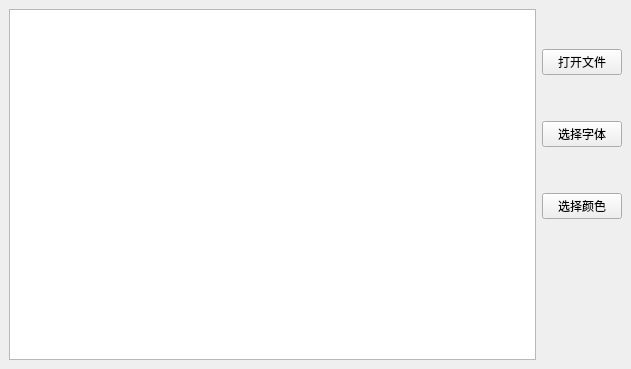
<?xml version="1.0" encoding="UTF-8"?>
<ui version="4.0">
 <class>MainWindow</class>
 <widget class="QMainWindow" name="MainWindow">
  <property name="geometry">
   <rect>
    <x>0</x>
    <y>0</y>
    <width>631</width>
    <height>369</height>
   </rect>
  </property>
  <property name="windowTitle">
   <string>MainWindow</string>
  </property>
  <widget class="QWidget" name="centralWidget">
   <layout class="QGridLayout" name="gridLayout">
    <item row="0" column="0">
     <layout class="QHBoxLayout" name="horizontalLayout">
      <item>
       <layout class="QHBoxLayout" name="horizontalLayout_2"/>
      </item>
     </layout>
    </item>
    <item row="0" column="1" rowspan="2">
     <widget class="QTextBrowser" name="textBrowser"/>
    </item>
    <item row="0" column="2">
     <layout class="QVBoxLayout" name="verticalLayout">
      <item>
       <spacer name="verticalSpacer_2">
        <property name="orientation">
         <enum>Qt::Vertical</enum>
        </property>
        <property name="sizeHint" stdset="0">
         <size>
          <width>20</width>
          <height>40</height>
         </size>
        </property>
       </spacer>
      </item>
      <item>
       <widget class="QPushButton" name="pushButton_2">
        <property name="text">
         <string>打开文件</string>
        </property>
       </widget>
      </item>
      <item>
       <spacer name="verticalSpacer">
        <property name="orientation">
         <enum>Qt::Vertical</enum>
        </property>
        <property name="sizeHint" stdset="0">
         <size>
          <width>20</width>
          <height>40</height>
         </size>
        </property>
       </spacer>
      </item>
      <item>
       <widget class="QPushButton" name="pushButton">
        <property name="text">
         <string>选择字体</string>
        </property>
       </widget>
      </item>
      <item>
       <spacer name="verticalSpacer_4">
        <property name="orientation">
         <enum>Qt::Vertical</enum>
        </property>
        <property name="sizeHint" stdset="0">
         <size>
          <width>20</width>
          <height>40</height>
         </size>
        </property>
       </spacer>
      </item>
      <item>
       <widget class="QPushButton" name="pushButton_3">
        <property name="text">
         <string>选择颜色</string>
        </property>
       </widget>
      </item>
      <item>
       <spacer name="verticalSpacer_3">
        <property name="orientation">
         <enum>Qt::Vertical</enum>
        </property>
        <property name="sizeHint" stdset="0">
         <size>
          <width>20</width>
          <height>40</height>
         </size>
        </property>
       </spacer>
      </item>
     </layout>
    </item>
    <item row="1" column="2">
     <layout class="QVBoxLayout" name="verticalLayout_2">
      <item>
       <spacer name="verticalSpacer_5">
        <property name="orientation">
         <enum>Qt::Vertical</enum>
        </property>
        <property name="sizeHint" stdset="0">
         <size>
          <width>20</width>
          <height>40</height>
         </size>
        </property>
       </spacer>
      </item>
     </layout>
    </item>
   </layout>
  </widget>
 </widget>
 <resources/>
 <connections/>
</ui>
